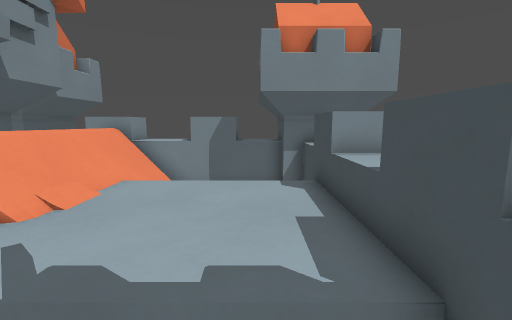
view 1 (above)

12 first-person views from a walk through a level from a Godot 3-D game. The camera is 1.4 m above the floor, tilts 8° down and sees 90° across. The floor is counted in squares, 0.5 m on a side. Each view is taken from the middle of a square. On the plan, view 1 faces up. The plan holds only what a view shows up to about 19 squares ahead; the rest is blank. The place goes on beyond the plan.

view 2
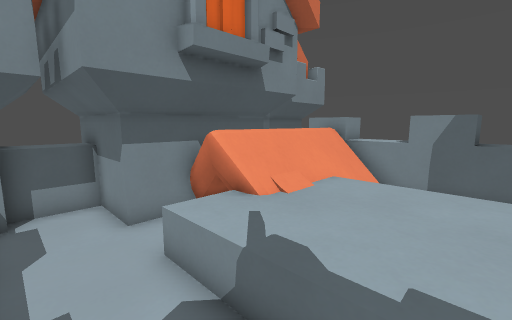

view 3
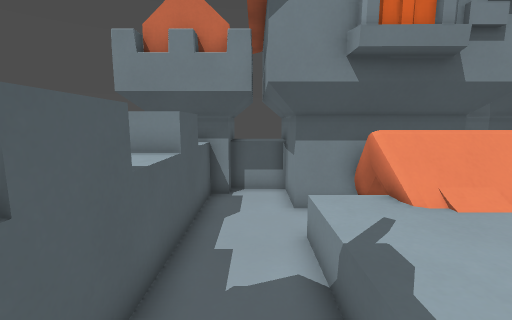

view 4
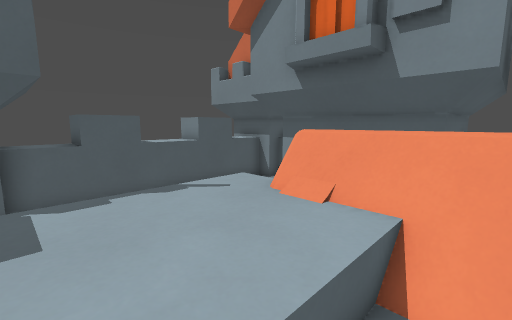

view 5
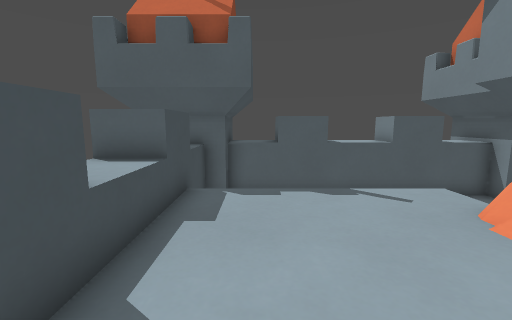

view 6
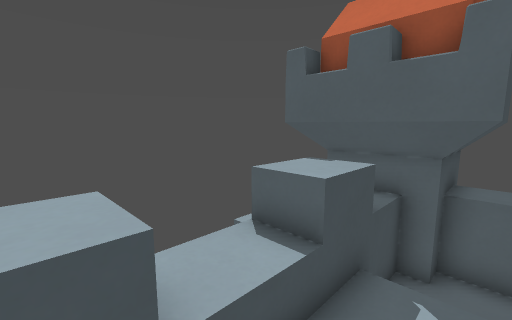

view 7
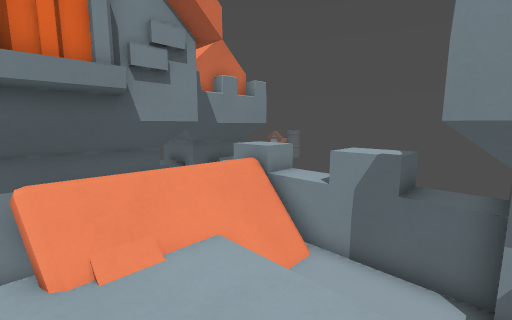

view 8
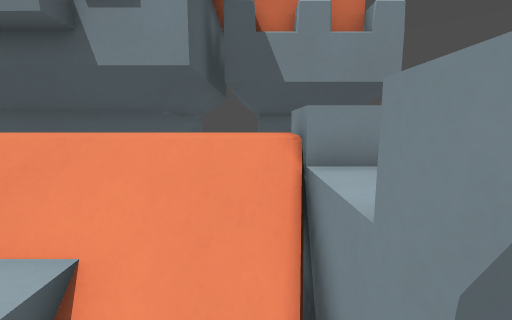

view 9
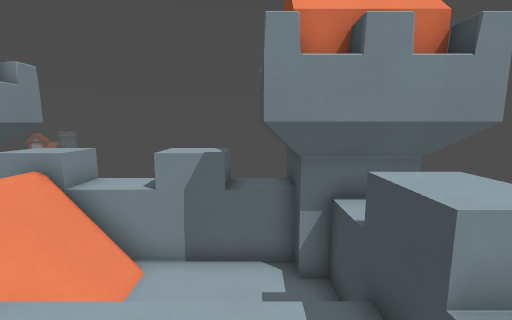

view 10
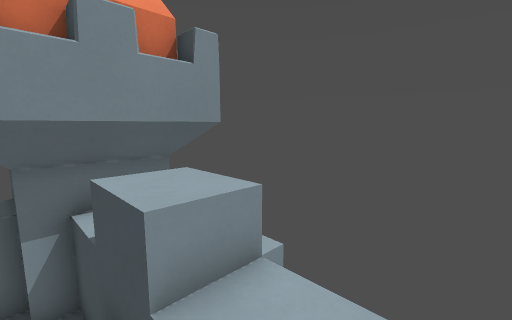

view 11
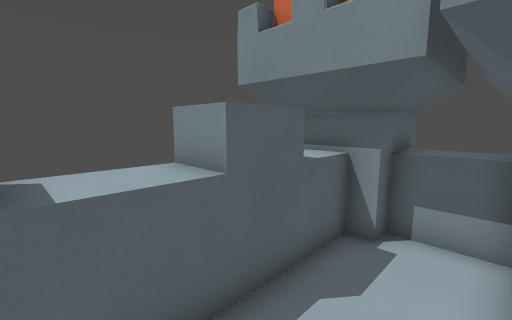

view 12
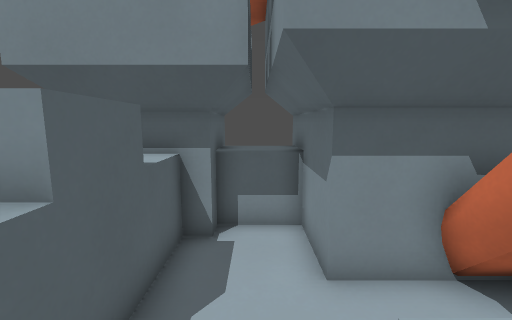

### Floor plan
Key: @ floor where view 1 was taken; # wall or solid block; . main floor; : floor 0.5 m higher than the main floor; + floor 1 m higher than the main floor; * floor 1.25 m higher than the main floor; % floor 1.5 m higher than the main floor; / step, stairs or slope; = window, fence, low wall or low ledge; ^ raised ledge.
Columns run from 12 left of view 1 to 5 right of it. Each row starts with its distance up from view 1.
 13    ##        #
 12    ##^^^^^^^=#
 11    #^^^^^^##=#
 10 ##### *///...####
  9 #^^.##*///....=###
  8 ^^^=^^#///....//
  7      =#/::::::/%
  6      ##/::::::/+
  5      ##/::::::/+
  4     =#=/::::::/+
  3      #./::::::/%
  2 ^^####........//
  1  ==........  .=###
  0 ####....... @####
 -1    #=##^^^##=#
 -2    #=  ^^^ ^=#
 -3    #         #

Where each view was taken, in squares from view 1:
view 1: 0 up, 0 right, facing up
view 2: 0 up, 0 right, facing up-left
view 3: 1 up, 1 right, facing left
view 4: 9 up, 1 right, facing down-left
view 5: 9 up, 0 right, facing down
view 6: 7 up, 0 right, facing down-right
view 7: 4 up, 1 right, facing up-left
view 8: 10 up, 1 left, facing left
view 9: 4 up, 0 right, facing up
view 10: 4 up, 1 right, facing up-right
view 11: 2 up, 3 left, facing down-left
view 12: 1 up, 3 left, facing left
